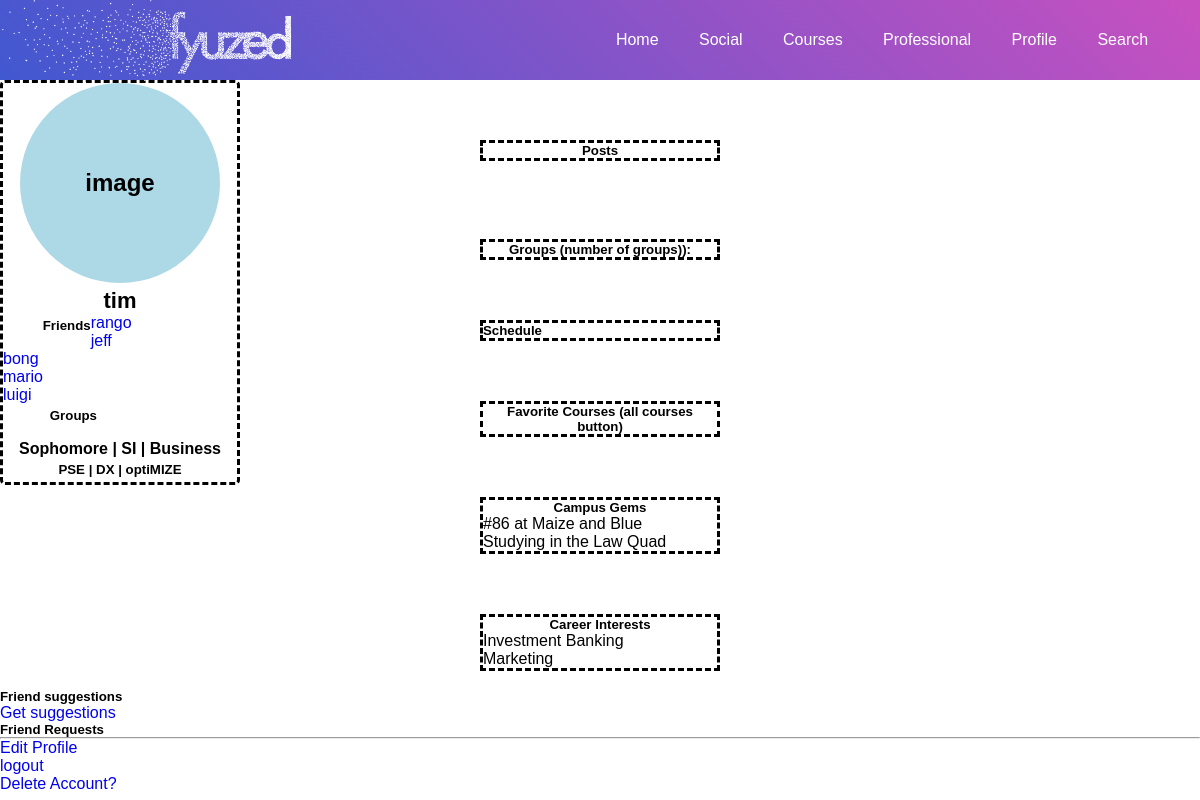
The app's page /users/profile/tim/ (signed in), older data.
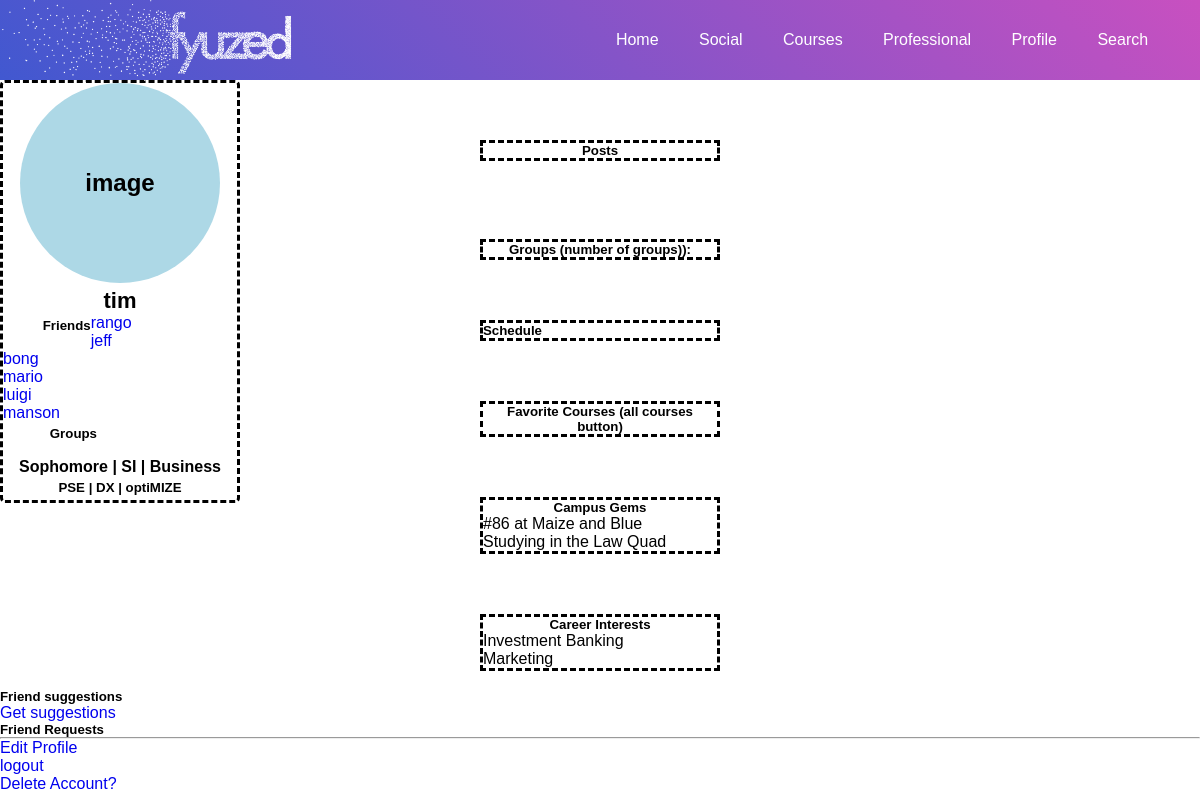
The same page, newer data.
### users/models.py (models this page shows, shortened)
class CustomUser(AbstractUser):
    slug = models.SlugField(unique=True, default="user_account_outdated")
    friend_list = models.ManyToManyField('CustomUser', related_name="friends")
    friend_requests = models.ManyToManyField('CustomUser', related_name="friendrequests")
    def __str__(self):
        return self.username

### users/views.py (the view)
# urls.py: path('profile/<slug:the_slug>/', ProfileView.as_view(), name='profile'),
class ProfileView(LoginRequiredMixin, DetailView):
    model = CustomUser
    template_name = 'users/profile.html'
    slug_url_kwarg = 'the_slug'
    slug_field = 'slug'
    def get_context_data(self, **kwargs):
        context = super().get_context_data(**kwargs)
        return context

### templates/users/profile.html (shortened to what this page needs)
{% extends 'base.html' %}
{% load static %}
    {% block extrahead %}
    <link rel="stylesheet" type = "text/css" href="{% static 'css/profile.css' %}">
    {% endblock %}
{% block content %}
<body>
    <div class="block">
        <h2 class="image">image</h2>
        <h4 class="username"> {{ object.username }}</h4>
        <h5 class="friends">Friends</h5>
        {% for friend in object.friends.all %}
            <li><a href="{% url 'profile' friend.slug %}">{{ friend }}</a></li>
        {% endfor %}
        <h5 class="groups">Groups</h5>
        <br>
        <br>
        <h4 class="academics">Sophomore | SI | Business</h4>
        <h5 class="campus">PSE | DX |  optiMIZE </h5>
    </div>
    <div class="post-container">
        <h5 class="announce">
            <p>Posts</p>
        </h5>
    </div>
    <br>
    <div class="group-container">
        <h5 class="Groups">
            Groups (number of groups)):</h5>
    </div>
    <div class="schedule-container">
        <h5 class="Schedule">
            Schedule
        </h5>
    </div>
    <div class="course-container">
        <h5 class="Course">
            Favorite Courses (all courses button)
        </h5>
    </div>
    <div class="campus-container">
        <h5 class="Campus">
            Campus Gems
        </h5>
        <p>#86 at Maize and Blue</p>
        <p>Studying in the Law Quad</p>
    </div>
    <div class="career-container">
        <h5 class="Career">
            Career Interests
        </h5>
        <p>Investment Banking</p>
        <p>Marketing</p>
    </div>
    <br>
    <div>
        {% if object == user %}
            <h5>Friend suggestions</h5>
            <a href="{% url 'friendsuggestions' %}">Get suggestions</a>
        <h5>Friend Requests</h5>
        {% endif %}
    </div>
    <hr>
    <div>
        {% if object == user %}
        <p><a href="{% url 'edituser' user.slug %}">Edit Profile</a></p>
        <p><a href="{% url 'logout' %}">logout</a></p>
        <p><a href="{% url 'deleteaccount' user.slug %}">Delete Account?</a></p>
        {% endif %}
    </body>
{% endblock %}

Row changes from the older to the newer data that the page shows:
now on this page (row edited): CustomUser: username "manson"
